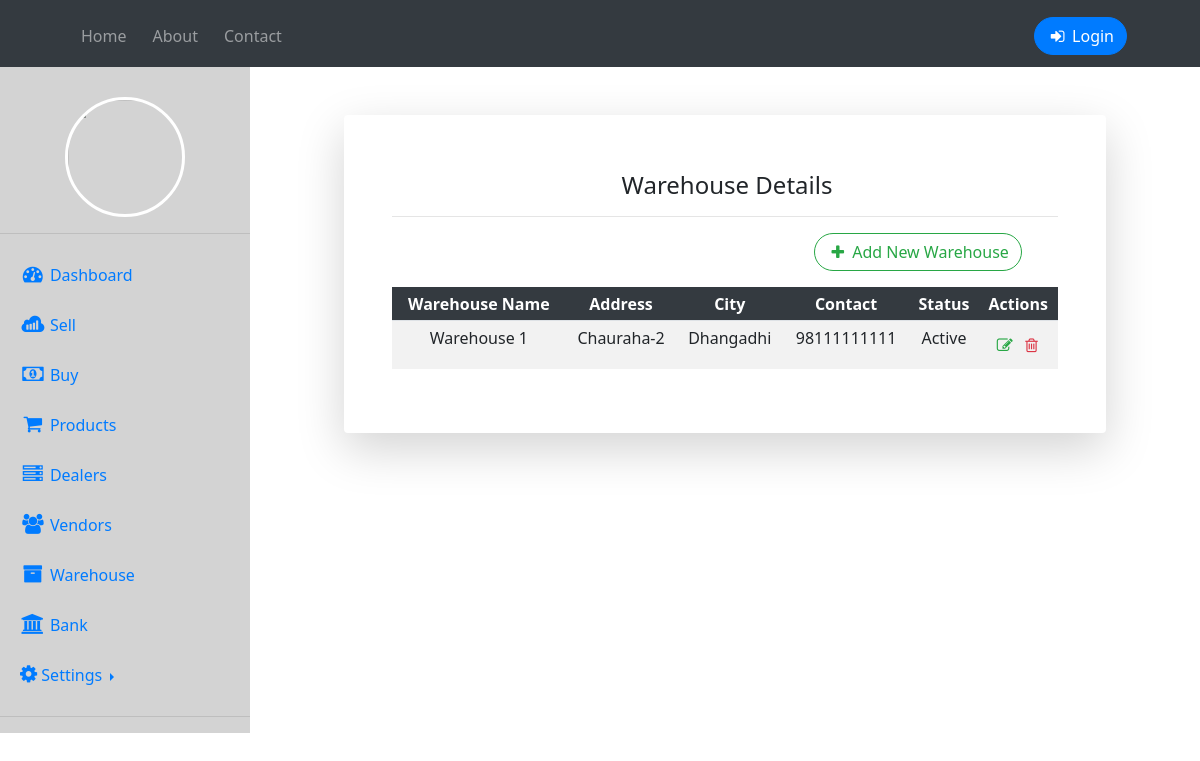
Screenshot of /warehouse with the database file from the repository.
### home/models.py (models this page shows, shortened)
class Warehouse(models.Model):
    name = models.CharField(max_length=50)
    address = models.CharField(max_length=50)
    city = models.CharField(max_length=50)
    contact = models.IntegerField()
    status = models.ForeignKey(Status, on_delete = models.CASCADE)
    desc = models.TextField()

class Status(models.Model):
    status = models.CharField(max_length=50)
    def __str__(self):
        return self.status

### home/views.py (the view)
# urls.py: path('warehouse',views.warehouse, name="warehouse"),
def warehouse(request):
        contents = Warehouse.objects.all()
        return render(request, 'warehouse.html', {'contents' : contents})

### templates/warehouse.html (shortened to what this page needs)
{% extends 'dashboard.html' %}
{% block body %}
<div class="container">
    <div class="row justify-content-center">
      <div class="col-xl-10 col-lg-12 col-md-9">
        <div class="card o-hidden border-0 shadow-lg my-5">
          <div class="card-body p-0">
            <form class="container p-5">
            <div class="text-center mt-2 mb-2">
                <h1 class="h4 text-gray-900 mb-2 mt-0 ml-1">Warehouse Details</h1>
                <hr>
              </div>
              <div class="form-row">
                <div class="form-group col-md-3">
                </div>
                <div class="form-group col">
                </div>
                <div class="form-group col">
                    <a href='/addwarehouse' class="btn btn-outline-success "><i class="fa fa-plus fa-fw" aria-hidden="true"></i> Add New Warehouse</a>
                </div>
                </div>
            <table class="table table-striped table-borderless table-sm">
                <thead class="thead-dark border-bottom">
                <tr align="center">
                    <th>Warehouse Name</th>
                    <th>Address</th>
                    <th>City</th>
                    <th>Contact</th>
                    <th>Status</th>
                    <th>Actions</th>
                </tr>
                </thead>
                {% for content in contents %}
                <tr align="center">
                    <td>{{ content.name }}</td>
                    <td>{{ content.address }}</td>
                    <td>{{ content.city }}</td>
                    <td>{{ content.contact }}</td>
                    <td>{{ content.status }}</td>
                    <td>
                        <a href="{% url 'editwarehouse' content.id %}"><span class="btn text-success px-0"><i class="fa fa-pencil-square-o fa-fw" aria-hidden="true"></i></span></a>
                        <a href="{% url 'deletewarehouse' content.id %}"><span class="btn text-danger px-0"><i class="fa fa-trash-o fa-fw" aria-hidden="true"></i></span></a>
                    </td>
                </tr>
                {% endfor %}
            </table>
        </form>
        </div>
        </div>
        </div>
        </div>
        </div>
{% endblock body %}

### templates/dashboard.html (style rules this page uses)
* { padding: 0; margin: 0; text-decoration: none; list-style: none; box-sizing: border-box; font-family: 'Segoe UI', Tahoma, Geneva, Verdana, sans-serif; }
.btn { border-radius: 50px; }

### rows the page displays
Warehouse: name "Warehouse 1", address "Chauraha-2", city "Dhangadhi", contact "98111111111", status "Active"
